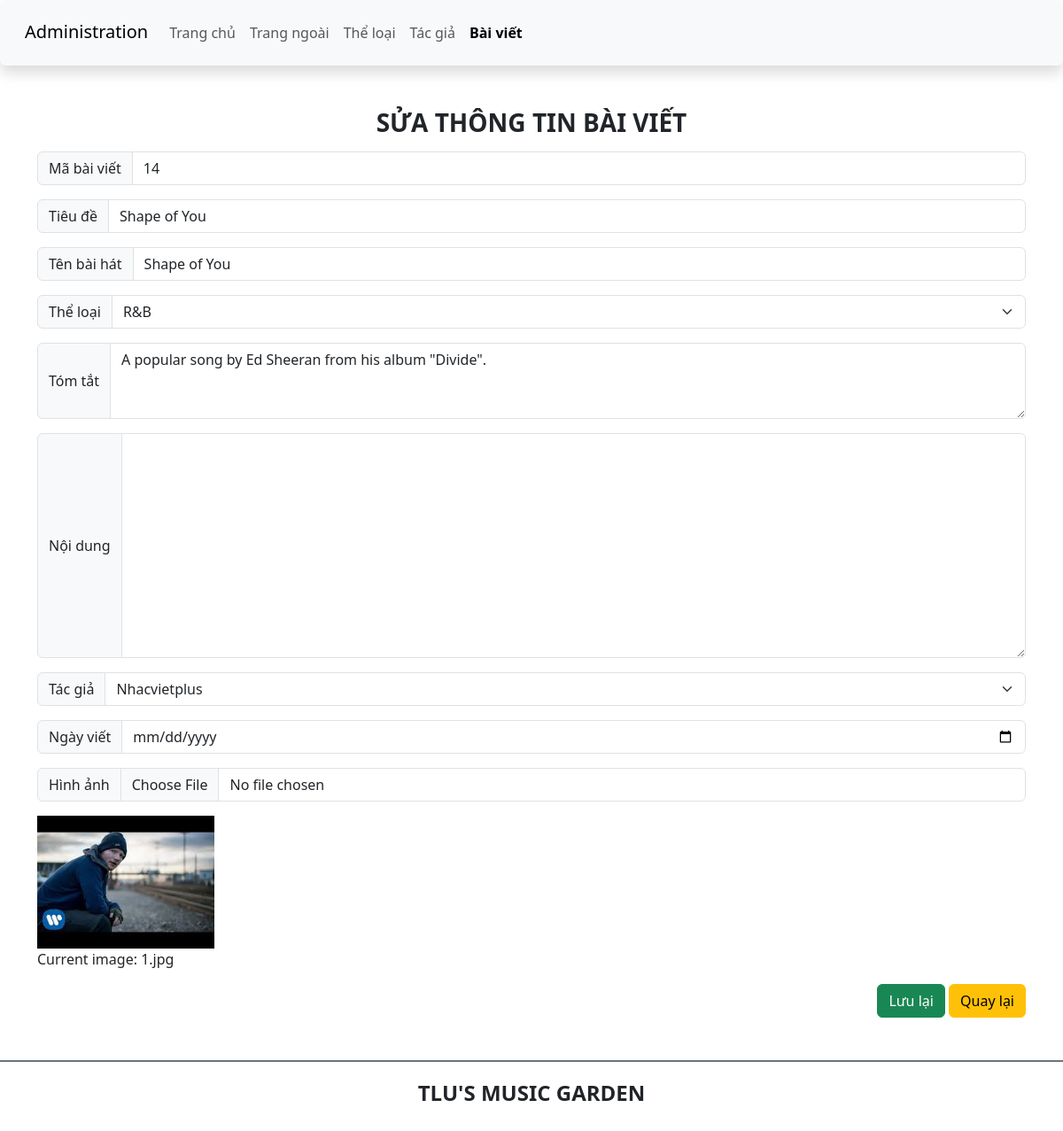
Page /btth01/admin/edit_article.php?id=14 on the committed database.
### tables this page shows
CREATE TABLE `baiviet` (
  `ma_bviet` int(10) UNSIGNED NOT NULL,
  `tieude` varchar(200) NOT NULL,
  `ten_bhat` varchar(100) NOT NULL,
  `ma_tloai` int(10) UNSIGNED NOT NULL,
  `tomtat` text NOT NULL,
  `noidung` text DEFAULT NULL,
  `ma_tgia` int(10) UNSIGNED NOT NULL,
  `ngayviet` datetime DEFAULT current_timestamp(),
  `hinhanh` varchar(200) DEFAULT NULL
);

### btth01/admin/edit_article.php (the view, shortened to what this page needs)
<?php
require_once '../db_connection.php';
if(isset($_GET['id'])) {
    $id = $_GET['id'];
    $sql = "SELECT * FROM baiviet WHERE ma_bviet = :id";
    $stmt = $pdo->prepare($sql);
    $stmt->bindParam(':id', $id, PDO::PARAM_INT);
    $stmt->execute();
    $article = $stmt->fetch(PDO::FETCH_ASSOC);
} else {
    die("Không có id bài viết được cung cấp");
}
$sql_categories = "SELECT * FROM theloai";
$stmt_categories = $pdo->query($sql_categories);
$categories = $stmt_categories->fetchAll();
$sql_authors = "SELECT * FROM tacgia";
$stmt_authors = $pdo->query($sql_authors);
$authors = $stmt_authors->fetchAll();
?>
<!DOCTYPE html>
<html lang="en">
<head>
    <link href="https://cdn.jsdelivr.net/npm/bootstrap@5.3.0-alpha1/dist/css/bootstrap.min.css" rel="stylesheet">
    <link rel="stylesheet" href="https://cdnjs.cloudflare.com/ajax/libs/font-awesome/6.3.0/css/all.min.css" />
    <link rel="stylesheet" href="css/style_login.css">
</head>
<body>
    <header>
        <nav class="navbar navbar-expand-lg bg-body-tertiary shadow p-3 bg-white rounded">
            <div class="container-fluid">
                <div class="h3">
                    <a class="navbar-brand" href="#">Administration</a>
                </div>
                <div class="collapse navbar-collapse" id="navbarSupportedContent">
                <ul class="navbar-nav me-auto mb-2 mb-lg-0">
                    <li class="nav-item">
                        <a class="nav-link" aria-current="page" href="./">Trang chủ</a>
                    </li>
                    <li class="nav-item">
                        <a class="nav-link" href="../index.php">Trang ngoài</a>
                    </li>
                    <li class="nav-item">
                        <a class="nav-link" href="category.php">Thể loại</a>
                    </li>
                    <li class="nav-item">
                        <a class="nav-link" href="author.php">Tác giả</a>
                    </li>
                    <li class="nav-item">
                        <a class="nav-link active fw-bold" href="article.php">Bài viết</a>
                    </li>
                </ul>
                </div>
            </div>
        </nav>
    </header>
    <main class="container mt-5 mb-5">
        <div class="row">
            <div class="col-sm">
                <h3 class="text-center text-uppercase fw-bold">Sửa thông tin bài viết</h3>
                <form action="" method="post" enctype="multipart/form-data">
                    <div class="input-group mt-3 mb-3">
                        <span class="input-group-text" id="lblArticleId">Mã bài viết</span>
                        <input type="text" class="form-control" name="txtArticleId" readonly value="<?= $article['ma_bviet'] ?>">
                    </div>
                    <div class="input-group mt-3 mb-3">
                        <span class="input-group-text" id="lblTitle">Tiêu đề</span>
                        <input type="text" class="form-control" name="txtTitle" value="<?= htmlspecialchars($article['tieude']) ?>">
                    </div>
                    <div class="input-group mt-3 mb-3">
                        <span class="input-group-text" id="lblSong">Tên bài hát</span>
                        <input type="text" class="form-control" name="txtSong" value="<?= htmlspecialchars($article['ten_bhat']) ?>">
                    </div>
                    <div class="input-group mt-3 mb-3">
                        <span class="input-group-text" id="lblCategory">Thể loại</span>
                        <select class="form-select" name="txtCategory">
                            <?php
                            foreach ($categories as $category) {
                                $selected = ($category['ma_tloai'] == $article['ma_tloai']) ? 'selected' : '';
                                echo "<option value='{$category['ma_tloai']}' {$selected}>{$category['ten_tloai']}</option>";
                            }
                            ?>
                        </select>
                    </div>
                    <div class="input-group mt-3 mb-3">
                        <span class="input-group-text" id="lblSummary">Tóm tắt</span>
                        <textarea class="form-control" name="txtSummary" rows="3"><?= htmlspecialchars($article['tomtat']) ?></textarea>
                    </div>
                    <div class="input-group mt-3 mb-3">
                        <span class="input-group-text" id="lblContent">Nội dung</span>
                        <textarea class="form-control" name="txtContent" rows="10"><?= htmlspecialchars($article['noidung']) ?></textarea>
                    </div>
                    <div class="input-group mt-3 mb-3">
                        <span class="input-group-text" id="lblAuthor">Tác giả</span>
                        <select class="form-select" name="txtAuthor">
                            <?php
                            foreach ($authors as $author) {
                                $selected = ($author['ma_tgia'] == $article['ma_tgia']) ? 'selected' : '';
                                echo "<option value='{$author['ma_tgia']}' {$selected}>{$author['ten_tgia']}</option>";
                            }
                            ?>
                        </select>
                    </div>
                    <div class="input-group mt-3 mb-3">
                        <span class="input-group-text" id="lblDate">Ngày viết</span>
                        <input type="date" class="form-control" name="txtDate" value="<?= $article['ngayviet'] ?>">
                    </div>
                    <div class="input-group mt-3 mb-3">
                        <span class="input-group-text" id="lblImage">Hình ảnh</span>
                        <input type="file" class="form-control" name="txtImage">
                    </div>
                    <?php if (!empty($article['hinhanh'])): ?>
                        <div class="mt-3 mb-3">
                            <img src="<?= $article['hinhanh'] ?>" alt="Current Image" style="max-width: 200px;">
                            <p>Current image: <?= basename($article['hinhanh']) ?></p>
                        </div>
                    <?php endif; ?>
                    <div class="form-group float-end">
                        <input type="submit" value="Lưu lại" class="btn btn-success">
                        <a href="article.php" class="btn btn-warning">Quay lại</a>
                    </div>
                </form>
            </div>
        </div>
    </main>
    <footer class="bg-white d-flex justify-content-center align-items-center border-top border-secondary  border-2" style="height:80px">
        <h4 class="text-center text-uppercase fw-bold">TLU's music garden</h4>
    </footer>
</body>
</html>

### rows in the picture
baiviet: txtArticleId "14", txtTitle "Shape of You", txtSong "Shape of You", txtSummary "A popular song by Ed Sheeran from his album \"Divide\".", hinhanh (picture), hinhanh "1.jpg"

### other values in the picture
form field txtCategory "R&B"
form field txtAuthor "Nhacvietplus"
